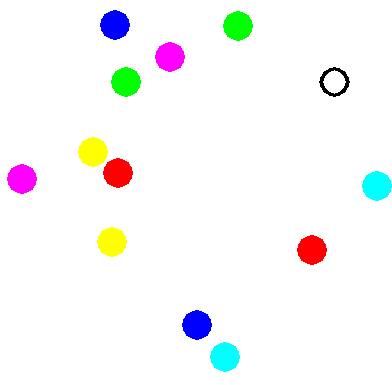
#> input picture image_segmentation/eg_ww_img/example.png, 392 x 385 px
$ python kmeans.py
#> lines starting #> are read from the running program, lines starting #| are printed output that depends on the picture
### image_segmentation/img_utils.py
import numpy as np
import cv2 as cv
from matplotlib import pyplot as plt
import matplotlib.patches as patches
from PIL import Image
import webcolors

# Loads an image and converts it to a 3 channel RBG image
def load_img_and_convert_to_three_channels(path_to_img):
#> called with path_to_img = '../eg_ww_img/example.png'
    img = np.asarray(Image.open(path_to_img))
#> img is the input picture: shape (385, 392, 4); mean R, G, B, A 247.7, 247.7, 247.7, 255
    three_channel_img = cv.cvtColor(img, cv.COLOR_RGBA2RGB)
    return three_channel_img

# Saves a given image to the specified directory
def save_image(img_numpy, directory):
#> called with directory = '../saved_images/clustered.jpg'
    image = Image.fromarray(img_numpy, "RGB")
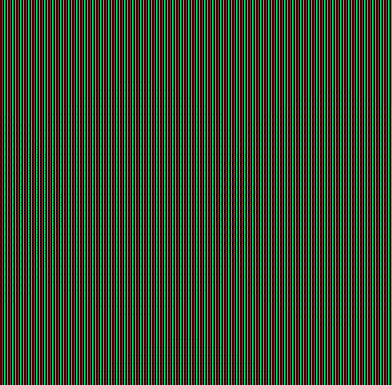
#> image: PIL image 392x385 RGB; mean R, G, B 59.5, 59.3, 59.3
    image.save(directory)

# Converts a colour in RGB format to its hex value
def convert_rgb_to_hex(rgb):
    return "#{:02x}{:02x}{:02x}".format(rgb[0], rgb[1], rgb[2])

# Display image with axis
# [58 lines left out: functions save_image_with_axis, show_image, show_anns, save_image_with_masks, get_colour_freqs, not called in this run]

### image_segmentation/clustering/kmeans.py
import sys

from matplotlib import pyplot as plt
sys.path.insert(1, "..")
import img_utils as utils
from sklearn.cluster import KMeans
from PIL import Image

if __name__ == "__main__":
    print("This program is meant to segment an example image with the help of kmeans clustering")
    eg_image_path = "../eg_ww_img/example.png"
    img = utils.load_img_and_convert_to_three_channels(eg_image_path)
    img_2d = img.reshape(img.shape[0] * img.shape[1], img.shape[2])
    kmeans = KMeans(n_clusters=8, random_state=0).fit(img_2d)
    to_show = kmeans.cluster_centers_[kmeans.labels_]
    cluster_pic = to_show.reshape(img.shape[0], img.shape[1], img.shape[2])
    utils.save_image(cluster_pic, "../saved_images/clustered.jpg")
    # plt.imshow(cluster_pic)
    # plt.show()
